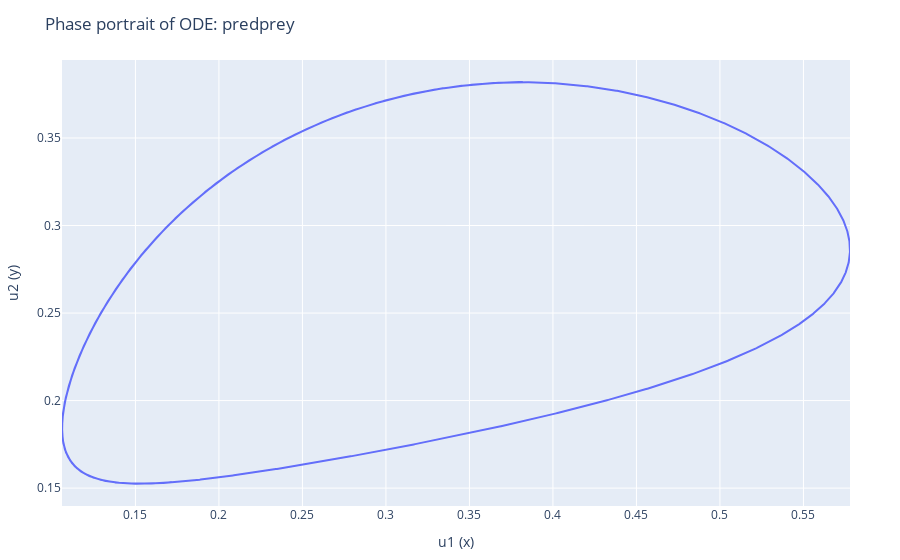

The notebook cell this image was saved under:
### Markdown cell above
Notice how as long as the time is greater than the period, you'll always see the same shape. This is because the ODE is stuck in a periodic solution, and can't get out! We can plot the other limit clycle initial condition as well, to see if it matches:

### Code cell
plot_phase_portrait(predprey, u0_1, 0:0.01:30, labels = ["u1 (x)" "u2 (y)"])

### Figure 1 — Plotly figure (JSON) as saved in the notebook; plotly's stock layout.template omitted (floating-point values rounded to 4 significant figures; data arrays with more than 128 entries replaced by an {"elided": "..."} marker saying what was removed)
{"data": [{"mode": "lines", "type": "scatter", "x": {"elided": "3001 float values"}, "y": {"elided": "3001 float values"}}], "layout": {"margin": {"b": 50, "l": 50, "r": 50, "t": 60}, "title": "Phase portrait of ODE: predprey", "xaxis": {"title": {"text": "u1 (x)"}}, "yaxis": {"title": {"text": "u2 (y)"}}}}
